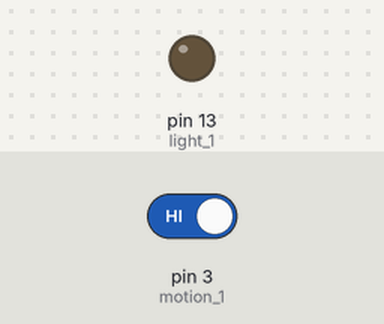
A sketch run on a simulated Arduino Uno, built with avr-gcc and run on an emulated ATmega328P. On the bench: output pins drawn as LEDs (lit = HIGH). Dashed ring = blinking. The test bench sets the inputs (shaded band); at power-on: pin 3 (motion_1) HIGH.

Above: at 3.8 s.
3.9 s: pin 3 (motion_1) driven LOW
At 4.4 s:
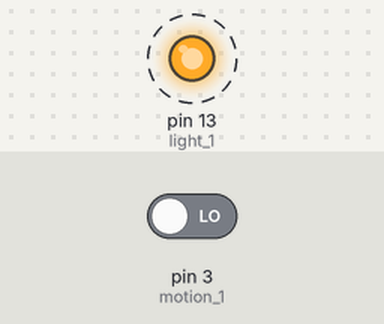
8.1 s: pin 3 (motion_1) driven HIGH
At 9.2 s:
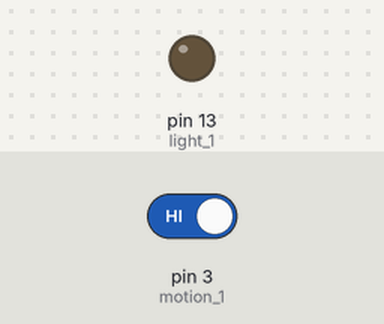
Timing chart, 0 to 11.1 s (numbered marks = the images above; inputs shaded):
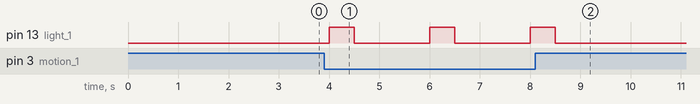

The sketch:

PIRActiveLow.ino
```cpp
int motion_1 = 3;
int light_1 = 13;
void setup(){
  pinMode (motion_1,INPUT);
  pinMode (light_1, OUTPUT);
}

void loop (){
  digitalWrite (light_1,LOW);
  delay(1000); //this delay is to let the sensor settle down before taking a reading
  int sensor_1 = digitalRead(motion_1);
  if (sensor_1 == LOW){
    digitalWrite(light_1,HIGH);
    delay(500);
    digitalWrite(light_1,LOW);
    delay(500);

  }
}
```

Measured:
- after the input at 3.9 s, pin 13 (light_1): alternates HIGH for 0.50 s and LOW for 1.5 s, starting after 0.10 s
- after the input at 8.1 s, pin 13 (light_1): goes on until 8.5 s, then stays LOW
